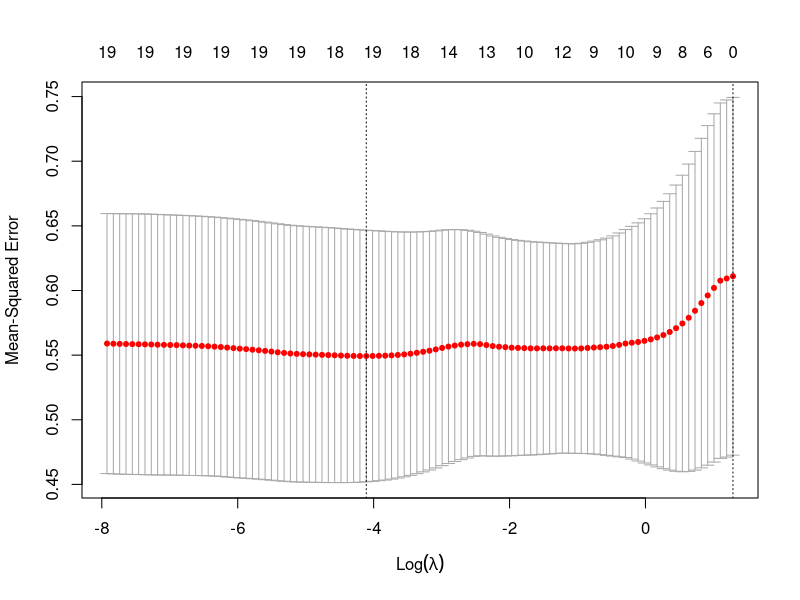
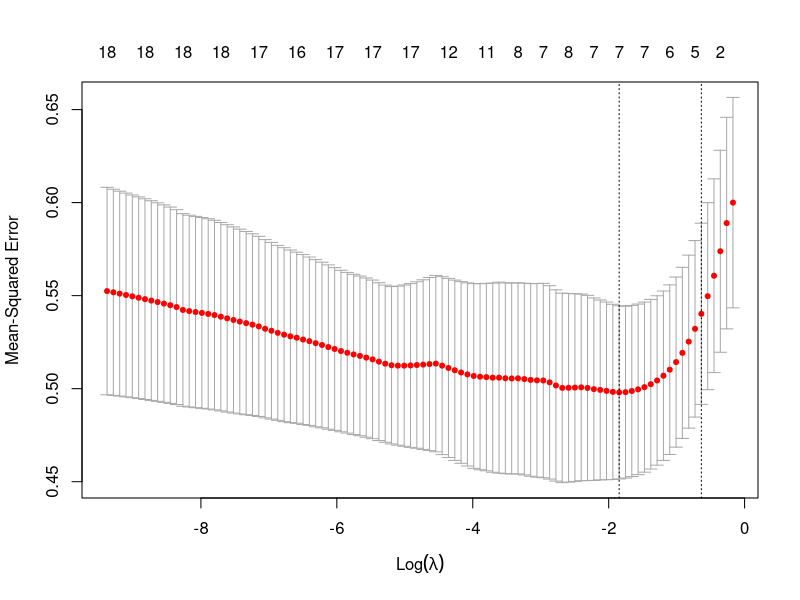

Here is the R script that generated these plots, in order:
library(glmnet)

setwd(dir = "~/Desktop/bitcoin-paper/Comunity-Structure-Extremely-Speculative-Asset-Dynamics/")
setwd(dir = "data/")
#data = read.csv(file = "joined_with_fallback.csv", header = TRUE, sep = ",")
data = read.csv(file = "joined_with_fallback_d200.csv", header = TRUE, sep = ",")
#data = read.csv(file = "joined_with_fallback_d100.csv", header = TRUE, sep = ",")
data$network_date = as.character(data$network_date, format = "%Y-%m-%d")
data$earliest_trade_date = as.character(data$earliest_trade_date, format = "%Y-%m-%d")
data$log_severity_to_average_after_max_volume_weighted = log(data$severity_to_average_after_max_volume_weighted)

data_size = nrow(data)
# 70% train
train_size = floor(0.70 * data_size)
# reporoducible partition?
set.seed(19870209)
train_indices = sample(seq(data_size), size = train_size)

train_data = data[train_indices, ]
test_data = data[-train_indices, ]

all_independent_vars =  c("user1_num_mentions",
                          "user1_num_posts",
                          "user1_num_subjects",
                          "user1_days_since_first_post",
                          "user1_degree_total",
                          "user1_degree_incoming",
                          "user1_degree_outgoing",
                          "user1_clustering_coefficient",
                          "user1_closeness_centrality_unweighted",
                          "user1_closeness_centrality_weighted",
                          "user1_closeness_centrality_incoming_unweighted",
                          "user1_closeness_centrality_outgoing_unweighted",
                          "user1_closeness_centrality_incoming_weighted",
                          "user1_closeness_centrality_outgoing_weighted",
                          "user1_betweenness_centrality_weighted",
                          #"user1_satoshi_distance",
                          "user1_satoshi_pagerank_unweighted",
                          "user1_satoshi_pagerank_weighted",
                          "user1_pagerank_unweighted",
                          "user1_pagerank_weighted",
                          "nontrivial")
dependent_var = "log_severity_to_average_after_max_volume_weighted"

x = data.matrix(train_data[,all_independent_vars])
y = train_data[,dependent_var]

cvfit = cv.glmnet(x, y, nfolds=5, type.measure="mse", standardize=T, alpha=0.1)
plot(cvfit)
cvfit$lambda.min
coef(cvfit, s="lambda.min")
cvfit$lambda.1se
coef(cvfit, s="lambda.1se")

# function to perform cross validation on both alpha and lambda parameters of GLM
# returns best alpha and lambda plus other info on the best model
cross_validate_alphas = function(x, y, alphas) {
  #step 1: do all crossvalidations for each alpha
  cvfits = lapply(alphas, function(cur_alpha){
    cvfit = cv.glmnet(x, y, nfolds=5, type.measure="mse", standardize=T, alpha=cur_alpha)
  })
  #step 2: collect the optimum lambda for each alpha
  optimum_per_alpha = sapply(seq_along(alphas), function(cur_i){
    cur_cvfit = cvfits[[cur_i]]
    cur_alpha = alphas[cur_i]
    min_index = match(cur_cvfit$lambda.min, cur_cvfit$lambda)
    c(lambda=cur_cvfit$lambda[min_index], alpha=cur_alpha,
      non_zero_coefs = cur_cvfit$nzero[[min_index]],
      cv_low=cur_cvfit$cvlo[min_index], 
      cv=cur_cvfit$cvm[min_index], 
      cv_up=cur_cvfit$cvup[min_index])
  })
  
  #step 3: find the overall optimum
  optimum_index = which.min(optimum_per_alpha["cv",])
  optimum_per_alpha
  optimum_index
  (c(lambda=optimum_per_alpha[["lambda", optimum_index]],
           alpha=optimum_per_alpha[["alpha",optimum_index]],
           non_zero_coefs=optimum_per_alpha[["non_zero_coefs",optimum_index]],
           cv_low=optimum_per_alpha[["cv_low",optimum_index]],
           cv=optimum_per_alpha[["cv",optimum_index]],
           cv_up=optimum_per_alpha[["cv_up",optimum_index]]))
}
# find the best model config
best_model = cross_validate_alphas(x, y, alphas = seq(0,1,by=0.01))
best_model
best_alpha = best_model[2]
# get nonzero coefficients on best alpha 
cvfit = cv.glmnet(x, y, nfolds=5, type.measure="mse", standardize=T, alpha=best_alpha)
plot(cvfit)
cvfit$lambda.min
coef(cvfit, s="lambda.min")
